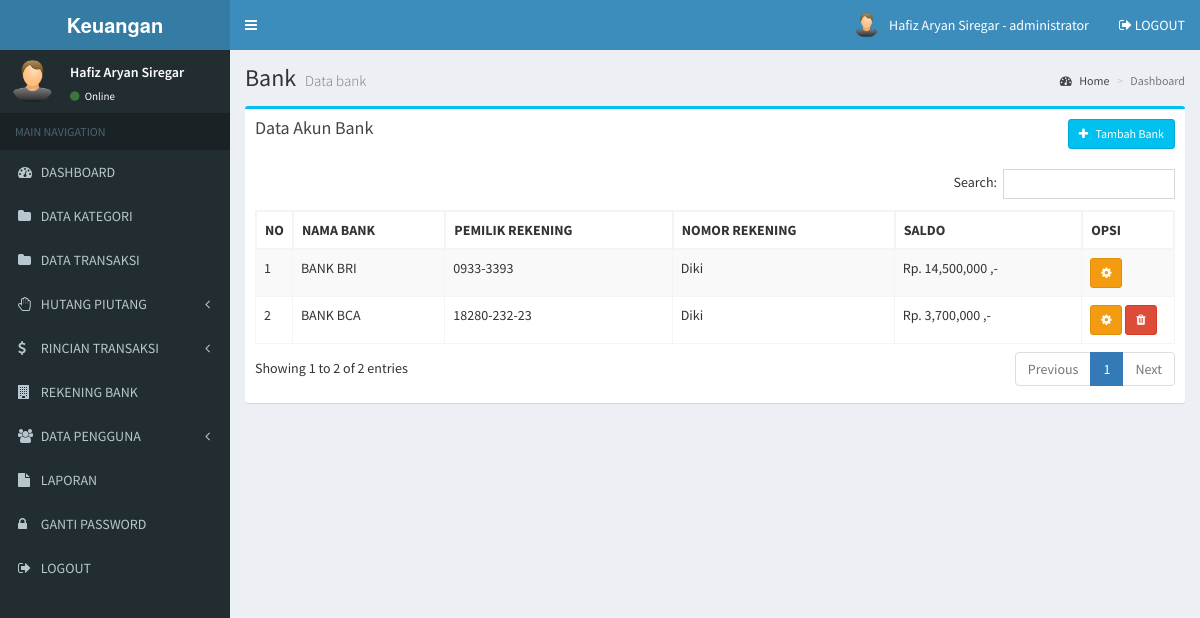
/admin/bank.php (signed in), run on the app's committed database.
### tables this page shows
CREATE TABLE `user` (
  `user_id` int(11) NOT NULL,
  `user_nama` varchar(100) NOT NULL,
  `user_username` varchar(100) NOT NULL,
  `user_password` varchar(100) NOT NULL,
  `user_foto` varchar(100) DEFAULT NULL,
  `user_level` varchar(20) NOT NULL
);

CREATE TABLE `bank` (
  `bank_id` int(11) NOT NULL,
  `bank_nama` varchar(255) NOT NULL,
  `bank_nomor` varchar(255) NOT NULL,
  `bank_pemilik` varchar(255) NOT NULL,
  `bank_saldo` bigint(20) NOT NULL
);

### admin/bank.php (the view, shortened to what this page needs)
<?php include 'header.php'; ?>
<div class="content-wrapper">
  <section class="content-header">
    <h1>
      Bank
      <small>Data bank</small>
    </h1>
    <ol class="breadcrumb">
      <li><a href="#"><i class="fa fa-dashboard"></i> Home</a></li>
      <li class="active">Dashboard</li>
    </ol>
  </section>
  <section class="content">
    <div class="row">
      <section class="col-lg-12">
        <div class="box box-info">
          <div class="box-header">
            <h3 class="box-title">Data Akun Bank</h3>
            <div class="btn-group pull-right">
              <button type="button" class="btn btn-info btn-sm" data-toggle="modal" data-target="#exampleModal">
                <i class="fa fa-plus"></i> &nbsp Tambah Bank
              </button>
            </div>
          </div>
          <div class="box-body">
            <div class="table-responsive">
              <table class="table table-bordered table-striped" id="table-datatable">
                <thead>
                  <tr>
                    <th width="1%">NO</th>
                    <th>NAMA BANK</th>
                    <th>PEMILIK REKENING</th>
                    <th>NOMOR REKENING</th>
                    <th>SALDO</th>
                    <th width="10%">OPSI</th>
                  </tr>
                </thead>
                <tbody>
                  <?php
                  include '../koneksi.php';
                  $no=1;
                  $data = mysqli_query($koneksi,"SELECT * FROM bank");
                  while($d = mysqli_fetch_array($data)){
                    ?>
                    <tr>
                      <td><?php echo $no++; ?></td>
                      <td><?php echo $d['bank_nama']; ?></td>
                      <td><?php echo $d['bank_pemilik']; ?></td>
                      <td><?php echo $d['bank_nomor']; ?></td>
                      <td><?php echo "Rp. ".number_format($d['bank_saldo'])." ,-"; ?></td>
                      <td>
                        <button type="button" class="btn btn-warning btn-sm" data-toggle="modal" data-target="#edit_bank_<?php echo $d['bank_id'] ?>">
                          <i class="fa fa-cog"></i>
                        </button>
                        <?php
                        if($d['bank_id'] != 1){
                          ?>
                          <button type="button" class="btn btn-danger btn-sm" data-toggle="modal" data-target="#hapus_bank_<?php echo $d['bank_id'] ?>">
                            <i class="fa fa-trash"></i>
                          </button>
                          <?php
                        }
                        ?>
                      </td>
                    </tr>
                    <?php
                  }
                  ?>
                </tbody>
              </table>
            </div>
          </div>
        </div>
      </section>
    </div>
  </section>
</div>
<?php include 'footer.php'; ?>

### admin/header.php (shortened to what this page needs)
<!DOCTYPE html>
<html>
<head>
  <link rel="stylesheet" href="../assets/bower_components/bootstrap/dist/css/bootstrap.min.css">
  <link rel="stylesheet" href="../assets/bower_components/font-awesome/css/font-awesome.min.css">
  <link rel="stylesheet" href="../assets/bower_components/Ionicons/css/ionicons.min.css">
  <link rel="stylesheet" href="../assets/dist/css/AdminLTE.min.css">
  <link rel="stylesheet" href="../assets/bower_components/datatables.net-bs/css/dataTables.bootstrap.min.css">
  <link rel="stylesheet" href="../assets/dist/css/skins/_all-skins.min.css">
  <link rel="stylesheet" href="../assets/bower_components/morris.js/morris.css">
  <link rel="stylesheet" href="../assets/bower_components/jvectormap/jquery-jvectormap.css">
  <link rel="stylesheet" href="../assets/bower_components/bootstrap-datepicker/dist/css/bootstrap-datepicker.min.css">
  <link rel="stylesheet" href="../assets/bower_components/bootstrap-daterangepicker/daterangepicker.css">
  <link rel="stylesheet" href="../assets/plugins/bootstrap-wysihtml5/bootstrap3-wysihtml5.min.css">
  <?php
  include '../koneksi.php';
  ?>
</head>
<body class="hold-transition skin-blue sidebar-mini">
  <div class="wrapper">
    <header class="main-header">
      <a href="index.php" class="logo">
        <span class="logo-lg"><b>Keuangan</b></span>
      </a>
      <nav class="navbar navbar-static-top">
        <a href="#" class="sidebar-toggle" data-toggle="push-menu" role="button">
        </a>
        <div class="navbar-custom-menu">
          <ul class="nav navbar-nav">
            <li class="dropdown user user-menu">
              <a href="#" class="dropdown-toggle" data-toggle="dropdown">
                <?php
                $id_user = $_SESSION['id'];
                $profil = mysqli_query($koneksi, "select * from user where user_id='$id_user'");
                $profil = mysqli_fetch_assoc($profil);
                if ($profil['user_foto'] == "") {
                ?>
                  <img src="../gambar/sistem/user.png" class="user-image">
                <?php } else { ?>
                  <img src="../gambar/user/<?php echo $profil['user_foto'] ?>" class="user-image">
                <?php } ?>
                <span class="hidden-xs"><?php echo $_SESSION['nama']; ?> - <?php echo $_SESSION['level']; ?></span>
              </a>
            </li>
            <li>
              <a href="logout.php" onclick="return confirm('Apakah Anda yakin untuk logout?')">
                <i class="fa fa-sign-out"></i> LOGOUT
              </a>
            </li>
          </ul>
        </div>
      </nav>
    </header>
    <aside class="main-sidebar">
      <section class="sidebar">
        <div class="user-panel">
          <div class="pull-left image">
            <?php
            $id_user = $_SESSION['id'];
            $profil = mysqli_query($koneksi, "select * from user where user_id='$id_user'");
            $profil = mysqli_fetch_assoc($profil);
            if ($profil['user_foto'] == "") {
            ?>
              <img src="../gambar/sistem/user.png" class="img-circle">
            <?php } else { ?>
              <img src="../gambar/user/<?php echo $profil['user_foto'] ?>" class="img-circle" style="max-height:45px">
            <?php } ?>
          </div>
          <div class="pull-left info">
            <p><?php echo $_SESSION['nama']; ?></p>
            <a href="#"><i class="fa fa-circle text-success"></i> Online</a>
          </div>
        </div>
        <ul class="sidebar-menu" data-widget="tree">
          <li class="header">MAIN NAVIGATION</li>
          <li>
            <a href="index.php">
              <i class="fa fa-dashboard"></i> <span>DASHBOARD</span>
            </a>
          </li>
          <li>
            <a href="kategori.php">
              <i class="fa fa-folder"></i> <span>DATA KATEGORI</span>
            </a>
          </li>
          <li>
            <a href="transaksi.php">
              <i class="fa fa-folder"></i> <span>DATA TRANSAKSI</span>
            </a>
          </li>
          <li class="treeview">
            <a href="#">
              <i class="fa fa-hand-paper-o"></i>
              <span>HUTANG PIUTANG</span>
              <span class="pull-right-container">
                <i class="fa fa-angle-left pull-right"></i>
              </span>
            </a>
          </li>
          <li class="treeview">
            <a href="#">
              <i class="fa fa-dollar"></i>
              <span>RINCIAN TRANSAKSI</span>
              <span class="pull-right-container">
                <i class="fa fa-angle-left pull-right"></i>
              </span>
            </a>
          </li>
          <li>
            <a href="bank.php">
              <i class="fa fa-building"></i> <span>REKENING BANK</span>
            </a>
          </li>
          <li class="treeview">
            <a href="#">
              <i class="fa fa-users"></i>
              <span>DATA PENGGUNA</span>
              <span class="pull-right-container">
                <i class="fa fa-angle-left pull-right"></i>
              </span>
            </a>
          </li>
          <li>
            <a href="laporan.php">
              <i class="fa fa-file"></i> <span>LAPORAN</span>
            </a>
          </li>
          <li>
            <a href="gantipassword.php">
              <i class="fa fa-lock"></i> <span>GANTI PASSWORD</span>
            </a>
          </li>
          <li>
            <a href="logout.php" onclick="return confirm('Apakah Anda yakin untuk logout?')">
              <i class="fa fa-sign-out"></i> <span>LOGOUT</span>
            </a>
          </li>
        </ul>
      </section>
    </aside>

### admin/header.php (style rules this page uses)
#table-datatable { width: 100% !important; }
#table-datatable .sorting_disabled { border: 1px solid #f4f4f4; }

### data on the page
user: user_foto (picture)
bank: bank_nama "BANK BRI", bank_pemilik "0933-3393", bank_nomor "Diki", bank_saldo "14,500,000"
bank: bank_nama "BANK BCA", bank_pemilik "18280-232-23", bank_nomor "Diki", bank_saldo "3,700,000"

### other printed values
$_SESSION['nama'] "Hafiz Aryan Siregar"
$_SESSION['level'] "administrator"
